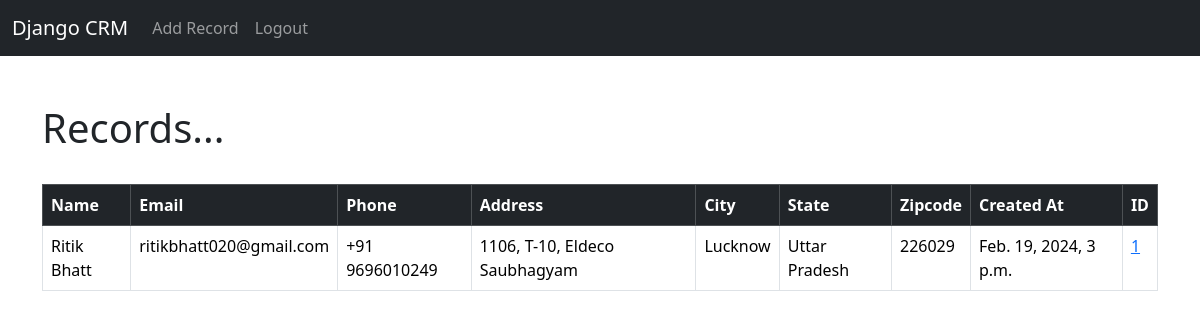
Before: / (signed in) with the older database file.
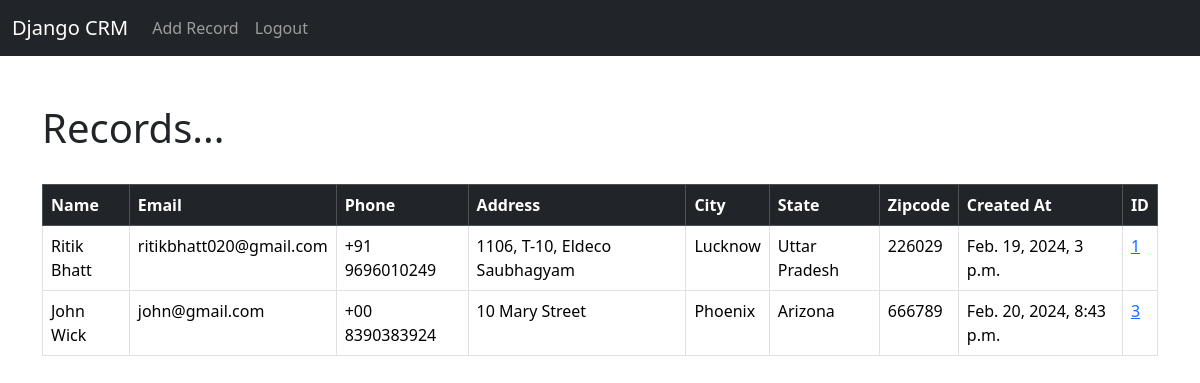
After: the same page with the newer database file.
### website/models.py (models this page shows, shortened)
class Record(models.Model):
    created_at = models.DateTimeField(auto_now_add=True)
    first_name = models.CharField(max_length=50)
    last_name = models.CharField(max_length=50)
    email = models.CharField(max_length=100)
    phone = models.CharField(max_length=15)
    address = models.CharField(max_length=100)
    city = models.CharField(max_length=50)
    state = models.CharField(max_length=50)
    zipcode = models.CharField(max_length=20)

### website/views.py (the view)
# urls.py: 2. Add a URL to urlpatterns:  path('', views.home, name='home')
def home(request):
    records = Record.objects.all()
    if request.method == 'POST':
        username = request.POST['username']
        password = request.POST['password']
        user = authenticate(request, username=username, password=password)
        if user is not None:
            login(request, user)
            messages.success(request, "You have been Logged In!")
            return redirect('home')
        else:
            messages.success(request, "There was an Error Loggin in, please try again...")
            return redirect('home')
    else:
        return render(request, 'home.html', {'records': records})

### website/templates/home.html (shortened to what this page needs)
{% extends "base.html" %}
{% block content %}
{% if user.is_authenticated %}
<h1>Records...</h1>
<table class="table table-hover table-bordered">
    <thead class="table-dark">
      <tr>
        <th scope="col">Name</th>
        <th scope="col">Email</th>
        <th scope="col">Phone</th>
        <th scope="col">Address</th>
        <th scope="col">City</th>
        <th scope="col">State</th>
        <th scope="col">Zipcode</th>
        <th scope="col">Created At</th>
        <th scope="col">ID</th>
      </tr>
    </thead>
    <tbody>
        {% if records %}
        {% for record in records %}
          <tr>
            <td>{{ record.first_name }} {{ record.last_name }} </td>
            <td>{{ record.email }} </td>
            <td>{{ record.phone }} </td>
            <td>{{ record.address }} </td>
            <td>{{ record.city }} </td>
            <td>{{ record.state }} </td>
            <td>{{ record.zipcode }} </td>
            <td>{{ record.created_at }} </td>
            <td><a href="{% url "record" record.id %}"> {{ record.id }} </a></td>
          </tr>
        {% endfor %}
    {% endif %}
    </tbody>
</table>
{% endif %}
{% endblock  %}

### website/templates/base.html (shortened to what this page needs)
<!DOCTYPE html>
<html lang="en">
  <head>
    <link
      href="https://cdn.jsdelivr.net/npm/bootstrap@5.3.2/dist/css/bootstrap.min.css"
      rel="stylesheet"
    />
  </head>
  <body>
    {% include "navbar.html" %}
    <div class="container">
        {% block content %} {% endblock %}
    </div>
  </body>
</html>

### website/templates/navbar.html (shortened to what this page needs)
<nav class="navbar navbar-expand-lg navbar-dark bg-dark">
    <div class="container-fluid">
      <a class="navbar-brand" href="{% url "home" %}">Django CRM</a>
      <div class="collapse navbar-collapse" id="navbarSupportedContent">
        <ul class="navbar-nav me-auto mb-2 mb-lg-0">
          {% if user.is_authenticated %}
          <li class="nav-item">
            <a class="nav-link" href="{% url "add_record" %}">Add Record</a>
          </li>
          <li class="nav-item">
            <a class="nav-link" href="{% url "logout" %}">Logout</a>
          </li>
          {% endif %}
        </ul>
      </div>
    </div>
  </nav>

Changed rows visible on the page:
added Record: first_name "John", last_name "Wick", email "john@gmail.com", phone "+00 8390383924", address "10 Mary Street", city "Phoenix", state "Arizona", zipcode "666789", created_at "Feb. 20, 2024, 8:43 p.m.", id "3"
